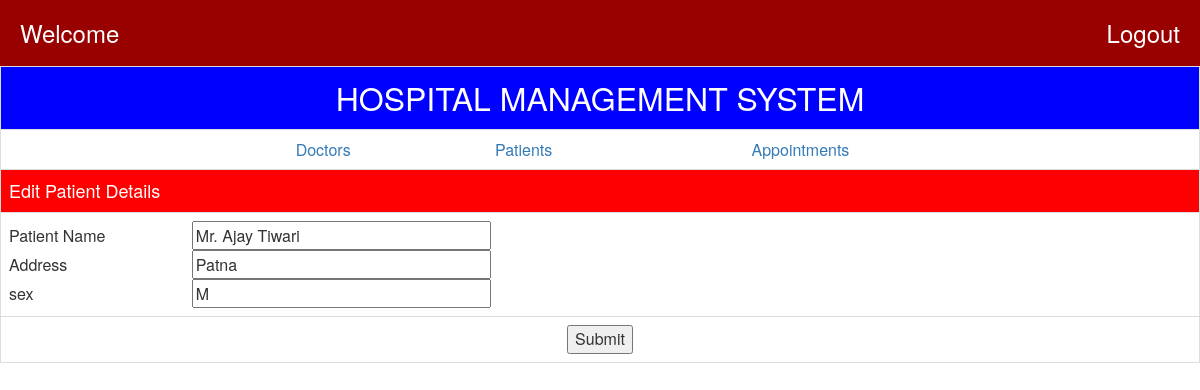
Screenshot of /pmod.php?rno=1 with the database file from the repository.
### tables this page shows
CREATE TABLE `patient` (
  `pno` int(11) NOT NULL,
  `pname` varchar(30) NOT NULL,
  `paddr` varchar(30) NOT NULL,
  `psex` varchar(1) NOT NULL,
  `pshow` varchar(1) NOT NULL DEFAULT 'Y'
);

### PMOD.php (the view, shortened to what this page needs)
<?php
require('connection.php');
?>
<html>
  <head>
    <link rel="stylesheet" href="css/bootstrap.css"/>
  </head>
  <body>
    <table class="table table-bordered">
      <tr bgcolor=blue>
        <td align=center><font SIZE=6 color=white>HOSPITAL MANAGEMENT SYSTEM</font></td>
      </tr>
      <tr>
        <td>
          <table align=center width=750 cellspacing=0 cellpadding=5>
            <tr>
              <td align=center><a href=dlist.php>Doctors</td>
              <td align=center><a href=plist.php>Patients</td>
              <td align=center><a href=alist.php>Appointments</td>
          </table>
        </td>
      </tr>
      <?php
      $rnooo=trim($_GET["rno"]);
      $rs1=mysqli_query($conn,"SELECT * from patient where pno='".$rnooo."'");
      while( $row=mysqli_fetch_array($rs1))
      {
        echo "<tr bgcolor=red><td ><font size=4 color=white>Edit Patient Details</font></td></tr>";
        echo "<form name=fpmod method=post action=pupdate.php>";
        echo "<tr><td><table width=750 cellspacing=0 cellpadding=5>";
        echo "<tr><td>Patient Name</td><td><input type=text name=name size=30 maxlength=30 value='".$row[1]."'></td></tr>";
        echo "<tr><td>Address</td><td><input type=text name=addr size=30 maxlength=30  value='".$row[2]."'></td></tr>";
        echo "<tr><td>sex</td><td><input type=text name=sex size=30 maxlength=30  value='".$row[3]."'></td></tr>";
        echo "</table></td></tr>";
        echo "<tr><td colspan=2 align=center><input type=hidden name=rno value=".$rnooo."><input type=submit value=Submit></td></tr>";
        echo "</form>";
      }
      ?>
    </table>
  </body>
</html>

### rows the page displays
patient: name "Mr. Ajay Tiwari", addr "Patna", sex "M"
